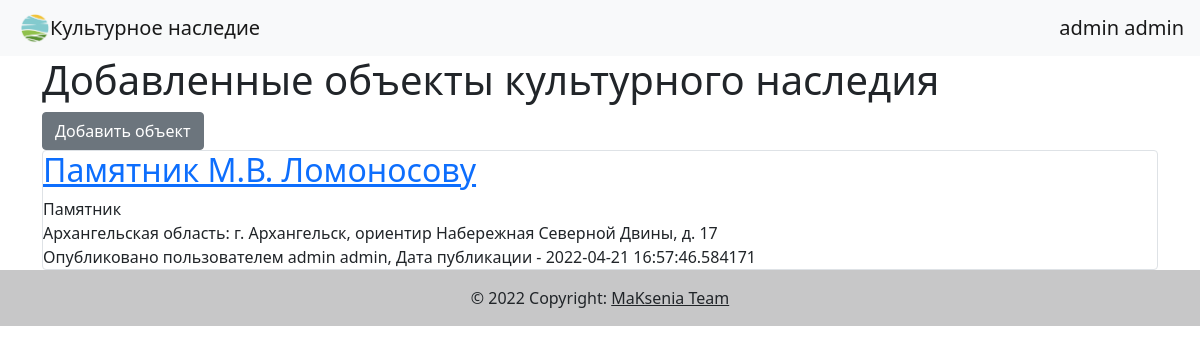
The page / (signed in) on the database its author committed.
### data/users.py (models this page shows, shortened)
class User(SqlAlchemyBase, UserMixin):
    __tablename__ = 'users'
    id = sqlalchemy.Column(sqlalchemy.Integer,
                           primary_key=True, autoincrement=True)
    first_name = sqlalchemy.Column(sqlalchemy.String, nullable=True)
    surname = sqlalchemy.Column(sqlalchemy.String, nullable=True)
    email = sqlalchemy.Column(sqlalchemy.String,
                              index=True, unique=True, nullable=True)
    hashed_password = sqlalchemy.Column(sqlalchemy.String, nullable=True)
    is_admin = sqlalchemy.Column(sqlalchemy.Boolean, default=False)
    objects = orm.relation("Object", back_populates='creator')
    comments = orm.relation("Comment", back_populates='user')

### data/objects.py (models this page shows)
class Object(SqlAlchemyBase):
    __tablename__ = 'objects'
    id = sqlalchemy.Column(sqlalchemy.Integer,
                           primary_key=True, autoincrement=True)
    object = sqlalchemy.Column(sqlalchemy.String, nullable=True)
    registry_number = sqlalchemy.Column(sqlalchemy.Integer, nullable=True)
    address = sqlalchemy.Column(sqlalchemy.String, nullable=True)
    longitude = sqlalchemy.Column(sqlalchemy.String, nullable=True)
    latitude = sqlalchemy.Column(sqlalchemy.String, nullable=True)
    region = sqlalchemy.Column(sqlalchemy.String, nullable=True)
    category_of_significance = sqlalchemy.Column(sqlalchemy.String, nullable=True)
    type_of_object = sqlalchemy.Column(sqlalchemy.String, nullable=True)
    is_unesco = sqlalchemy.Column(sqlalchemy.Boolean, default=False)
    picture_src = sqlalchemy.Column(sqlalchemy.String, nullable=True)
    created_date = sqlalchemy.Column(sqlalchemy.DateTime,
                                     default=datetime.datetime.now)
    creator_id = sqlalchemy.Column(sqlalchemy.Integer,
                                   sqlalchemy.ForeignKey("users.id"))
    creator = orm.relation('User')
    comments = orm.relation("Comment", back_populates='object', cascade='all, delete')

### main.py (the view)
@app.route('/index')
@app.route("/")
def index():
    db_sess = db_session.create_session()
    request = db_sess.query(Object).all()
    return render_template("index.html", objects=request, title='Объекты культурного наследия')

### data/db_session.py (called while the page is built)
def create_session() -> Session:
    global __factory
    return __factory()

### main.py (called while the page is built)
@login_manager.user_loader
def load_user(user_id):
    db_sess = db_session.create_session()
    return db_sess.query(User).get(user_id)

### templates/index.html
{% extends "base.html" %}
{% block content %}
<h1>Добавленные объекты культурного наследия</h1>
{% if current_user.is_authenticated and current_user.is_admin %}
    <a href="addobject" class="btn btn-secondary">Добавить объект</a>
{% endif %}
{% for item in objects %}
<div class="col-md6 border rounded">
    <a href="object/{{item.id}}"><h2>{{item.object}}</h2></a>
    <div>
        {{item.type_of_object}}<br>
        {{item.region}}: {{item.address}}
    </div>
    <div>
        Опубликовано пользователем {{item.creator.first_name}} {{item.creator.surname}}, Дата публикации - {{item.created_date}}
    </div>
</div>
{% endfor %}
{% endblock %}

### templates/base.html (shortened to what this page needs)
<!doctype html>
<html lang="en">
<head>
    <link rel="stylesheet" href="https://cdn.jsdelivr.net/npm/bootstrap@5.1.3/dist/css/bootstrap.min.css">
</head>
<body>
<header>
    <nav class="navbar navbar-light bg-light">
        <a class="navbar-brand" href="http://127.0.0.1:8080" style="margin-right: 20px; margin-left: 20px;"><img src="{{ url_for('static', filename='logo.png') }}" width="30" height="30" class="d-inline-block align-top" alt="">Культурное наследие</a>
        {% if current_user.is_authenticated %}
        <a class="navbar-brand" href="/logout">{{ current_user.first_name }} {{ current_user.surname }}</a>
        {% else %}
        <p>
            <a class="btn btn-primary " href="/register" >Зарегистрироваться</a>
            <a class="btn btn-success" href="/login" style="margin-right: 20px;">Войти</a>
        </p>
        {% endif %}
    </nav>
</header>
<main role="main" class="container">
    {% block content %}{% endblock %}
</main>
</body>
<footer class="bg-light text-center text-lg-start">
    <div class="text-center p-3" style="background-color: rgba(0, 0, 0, 0.2);">
    © 2022 Copyright:
    <a class="text-dark">MaKsenia Team</a>
    </div>
</footer>
</html>

### rows shown on the page
User: first_name "admin", surname "admin"
Object: object "Памятник М.В. Ломоносову", type_of_object "Памятник", region "Архангельская область", address "г. Архангельск, ориентир Набережная Северной Двины, д. 17", creator.first_name "admin", creator.surname "admin", created_date "2022-04-21 16:57:46.584171"
